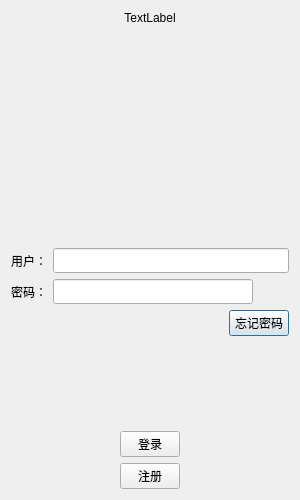
<?xml version="1.0" encoding="UTF-8"?>
<ui version="4.0">
 <class>LoginDialog</class>
 <widget class="QDialog" name="LoginDialog">
  <property name="geometry">
   <rect>
    <x>0</x>
    <y>0</y>
    <width>300</width>
    <height>500</height>
   </rect>
  </property>
  <property name="sizePolicy">
   <sizepolicy hsizetype="Maximum" vsizetype="Preferred">
    <horstretch>0</horstretch>
    <verstretch>0</verstretch>
   </sizepolicy>
  </property>
  <property name="minimumSize">
   <size>
    <width>300</width>
    <height>500</height>
   </size>
  </property>
  <property name="maximumSize">
   <size>
    <width>300</width>
    <height>500</height>
   </size>
  </property>
  <property name="windowTitle">
   <string>Dialog</string>
  </property>
  <layout class="QGridLayout" name="gridLayout_2">
   <item row="0" column="0">
    <widget class="QLabel" name="err_tip">
     <property name="text">
      <string>TextLabel</string>
     </property>
     <property name="alignment">
      <set>Qt::AlignCenter</set>
     </property>
    </widget>
   </item>
   <item row="1" column="0">
    <spacer name="verticalSpacer">
     <property name="orientation">
      <enum>Qt::Vertical</enum>
     </property>
     <property name="sizeHint" stdset="0">
      <size>
       <width>20</width>
       <height>37</height>
      </size>
     </property>
    </spacer>
   </item>
   <item row="2" column="0">
    <widget class="QWidget" name="widget" native="true">
     <layout class="QGridLayout" name="gridLayout">
      <item row="0" column="0">
       <widget class="QLabel" name="label">
        <property name="maximumSize">
         <size>
          <width>200</width>
          <height>200</height>
         </size>
        </property>
        <property name="text">
         <string/>
        </property>
        <property name="pixmap">
         <pixmap resource="res.qrc">:/icons/icon/reimu.png</pixmap>
        </property>
        <property name="alignment">
         <set>Qt::AlignCenter</set>
        </property>
       </widget>
      </item>
     </layout>
    </widget>
   </item>
   <item row="3" column="0">
    <spacer name="verticalSpacer_2">
     <property name="orientation">
      <enum>Qt::Vertical</enum>
     </property>
     <property name="sizeHint" stdset="0">
      <size>
       <width>20</width>
       <height>36</height>
      </size>
     </property>
    </spacer>
   </item>
   <item row="4" column="0">
    <layout class="QHBoxLayout" name="horizontalLayout_2">
     <item>
      <widget class="QLabel" name="user_label">
       <property name="minimumSize">
        <size>
         <width>0</width>
         <height>25</height>
        </size>
       </property>
       <property name="text">
        <string>用户：</string>
       </property>
      </widget>
     </item>
     <item>
      <widget class="QLineEdit" name="user_edit">
       <property name="minimumSize">
        <size>
         <width>0</width>
         <height>25</height>
        </size>
       </property>
      </widget>
     </item>
    </layout>
   </item>
   <item row="5" column="0">
    <layout class="QHBoxLayout" name="horizontalLayout">
     <item>
      <widget class="QLabel" name="password_label">
       <property name="minimumSize">
        <size>
         <width>0</width>
         <height>25</height>
        </size>
       </property>
       <property name="text">
        <string>密码：</string>
       </property>
      </widget>
     </item>
     <item>
      <widget class="QLineEdit" name="password_edit">
       <property name="minimumSize">
        <size>
         <width>0</width>
         <height>25</height>
        </size>
       </property>
      </widget>
     </item>
     <item>
      <widget class="ClickedLabel" name="password_visible">
       <property name="minimumSize">
        <size>
         <width>30</width>
         <height>0</height>
        </size>
       </property>
       <property name="maximumSize">
        <size>
         <width>30</width>
         <height>16777215</height>
        </size>
       </property>
       <property name="text">
        <string/>
       </property>
      </widget>
     </item>
    </layout>
   </item>
   <item row="6" column="0">
    <layout class="QHBoxLayout" name="horizontalLayout_3">
     <item>
      <spacer name="horizontalSpacer">
       <property name="orientation">
        <enum>Qt::Horizontal</enum>
       </property>
       <property name="sizeHint" stdset="0">
        <size>
         <width>158</width>
         <height>20</height>
        </size>
       </property>
      </spacer>
     </item>
     <item>
      <widget class="QPushButton" name="forget_password_btn">
       <property name="sizePolicy">
        <sizepolicy hsizetype="Minimum" vsizetype="Fixed">
         <horstretch>0</horstretch>
         <verstretch>0</verstretch>
        </sizepolicy>
       </property>
       <property name="minimumSize">
        <size>
         <width>60</width>
         <height>0</height>
        </size>
       </property>
       <property name="maximumSize">
        <size>
         <width>60</width>
         <height>16777215</height>
        </size>
       </property>
       <property name="text">
        <string>忘记密码</string>
       </property>
      </widget>
     </item>
    </layout>
   </item>
   <item row="7" column="0">
    <spacer name="verticalSpacer_3">
     <property name="orientation">
      <enum>Qt::Vertical</enum>
     </property>
     <property name="sizeHint" stdset="0">
      <size>
       <width>20</width>
       <height>40</height>
      </size>
     </property>
    </spacer>
   </item>
   <item row="8" column="0">
    <layout class="QHBoxLayout" name="horizontalLayout_5">
     <item>
      <spacer name="horizontalSpacer_3">
       <property name="orientation">
        <enum>Qt::Horizontal</enum>
       </property>
       <property name="sizeHint" stdset="0">
        <size>
         <width>40</width>
         <height>20</height>
        </size>
       </property>
      </spacer>
     </item>
     <item>
      <widget class="QPushButton" name="login_btn">
       <property name="minimumSize">
        <size>
         <width>60</width>
         <height>0</height>
        </size>
       </property>
       <property name="maximumSize">
        <size>
         <width>60</width>
         <height>16777215</height>
        </size>
       </property>
       <property name="text">
        <string>登录</string>
       </property>
      </widget>
     </item>
     <item>
      <spacer name="horizontalSpacer_2">
       <property name="orientation">
        <enum>Qt::Horizontal</enum>
       </property>
       <property name="sizeHint" stdset="0">
        <size>
         <width>40</width>
         <height>20</height>
        </size>
       </property>
      </spacer>
     </item>
    </layout>
   </item>
   <item row="9" column="0">
    <layout class="QHBoxLayout" name="horizontalLayout_4">
     <item>
      <spacer name="horizontalSpacer_4">
       <property name="orientation">
        <enum>Qt::Horizontal</enum>
       </property>
       <property name="sizeHint" stdset="0">
        <size>
         <width>40</width>
         <height>20</height>
        </size>
       </property>
      </spacer>
     </item>
     <item>
      <widget class="QPushButton" name="register_btn">
       <property name="minimumSize">
        <size>
         <width>60</width>
         <height>0</height>
        </size>
       </property>
       <property name="maximumSize">
        <size>
         <width>60</width>
         <height>16777215</height>
        </size>
       </property>
       <property name="text">
        <string>注册</string>
       </property>
      </widget>
     </item>
     <item>
      <spacer name="horizontalSpacer_5">
       <property name="orientation">
        <enum>Qt::Horizontal</enum>
       </property>
       <property name="sizeHint" stdset="0">
        <size>
         <width>40</width>
         <height>20</height>
        </size>
       </property>
      </spacer>
     </item>
    </layout>
   </item>
  </layout>
 </widget>
 <customwidgets>
  <customwidget>
   <class>ClickedLabel</class>
   <extends>QLabel</extends>
   <header>clickedlabel.h</header>
  </customwidget>
 </customwidgets>
 <resources>
  <include location="res.qrc"/>
 </resources>
 <connections/>
</ui>
